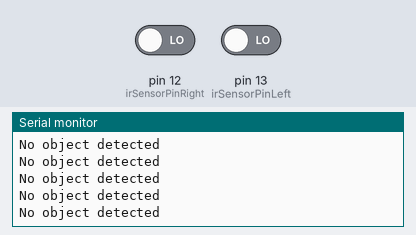
Bench run of a sketch on a simulated Arduino Uno, built with avr-gcc and run on an emulated ATmega328P. Shown: the last lines printed to the serial monitor. Inputs (shaded band) come from the test bench; at power-on: pin 12 (irSensorPinRight) LOW, pin 13 (irSensorPinLeft) LOW.

Above: at 1.2 s.
1.3 s: pin 12 (irSensorPinRight) driven HIGH
At 2.1 s:
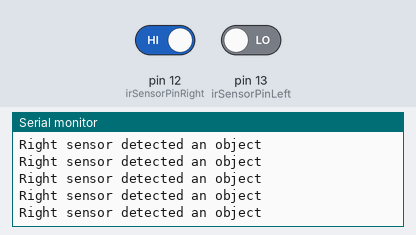
3.2 s: pin 13 (irSensorPinLeft) driven HIGH
At 4.3 s:
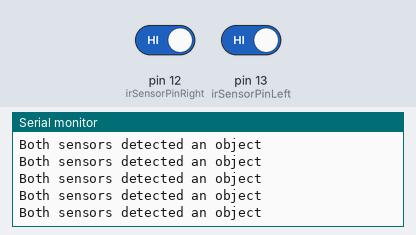
5.1 s: pin 12 (irSensorPinRight) driven LOW
At 5.8 s:
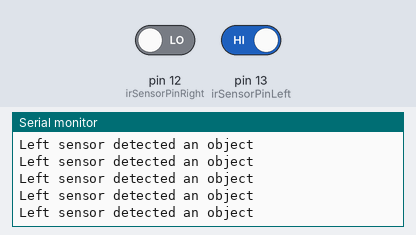
7.0 s: pin 13 (irSensorPinLeft) driven LOW
At 7.6 s:
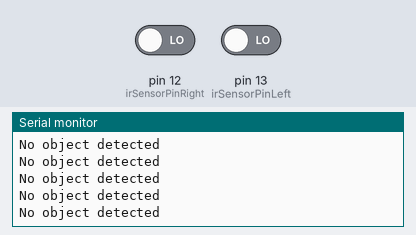

The sketch:

IR_Sensor.ino
```cpp
const int irSensorPinLeft = 13;
const int irSensorPinRight = 12;
unsigned long previousMillis = 0;
const unsigned long interval = 10;

void setup() {
  pinMode(irSensorPinLeft, INPUT);
  pinMode(irSensorPinRight, INPUT);
  Serial.begin(115200);
  Serial.println("IR Sensor Initialized");
}

void loop() {
  unsigned long currentMillis = millis();
  int isLeftDetected = digitalRead(irSensorPinLeft);
  int isRightDetected = digitalRead(irSensorPinRight);

  if (currentMillis - previousMillis >= interval) {
    previousMillis = currentMillis;
    if (isLeftDetected && isRightDetected) {
      Serial.println("Both sensors detected an object");
    } else if (isLeftDetected) {
      Serial.println("Left sensor detected an object");
    } else if (isRightDetected) {
      Serial.println("Right sensor detected an object");
    } else {
      Serial.println("No object detected");
    }
  }
}
```

Measured:
- after the input at 1.3 s, the serial monitor: prints a new line at once (image 1)
- after the input at 3.2 s, the serial monitor: prints a new line at once (image 2)
- after the input at 5.1 s, the serial monitor: prints a new line at once (image 3)
- after the input at 7.0 s, the serial monitor: prints a new line at once (image 4)
